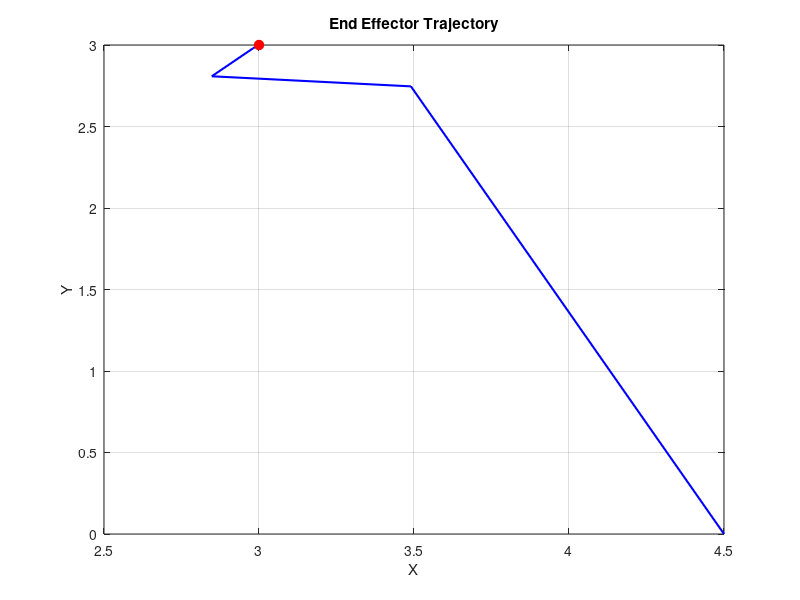

MATLAB code to generate this figure:
clear
clc 

% Link lengths 
L1 = 2;
L2 = 1.5;
L3 = 1;

% Desired end effector position 
x_target = 3; 
y_target = 3;  

% Initial joint angles 
theta1 = 0;  
theta2 = 0;  
theta3 = 0;  

x_k_traj = zeros(2);
% Tolerance for convergence 
tolerance = 1e-5; 


error_x = 10;
error_y = 10;
% Function to calculate forward kinematics 
forward_kinematics = @(theta1, theta2, theta3) [L1 * cos(theta1) + L2 * cos(theta1 + theta2) + L3 * cos(theta1 + theta2 + theta3);
                                                L1 * sin(theta1) + L2 * sin(theta1 + theta2) + L3 * sin(theta1 + theta2 + theta3)];
i = 1; 
% Iterative inverse kinematics using Jacobian Transpose method
while(abs(error_x) > tolerance && abs(error_y) > tolerance)
    % Calculate current end effector position
    current_pos = forward_kinematics(theta1, theta2, theta3);
    x_current = current_pos(1);
    y_current = current_pos(2);
    x_k_traj(:, i) = [x_current;y_current];
    i = i+1; 
    % Error between desired and current end effector position
    error_x = x_target - x_current;
    error_y = y_target - y_current;
    
    % Calculate Jacobian matrix
    J11 = -L1 * sin(theta1) - L2 * sin(theta1 + theta2) - L3 * sin(theta1 + theta2 + theta3);
    J12 = -L2 * sin(theta1 + theta2) - L3 * sin(theta1 + theta2 + theta3);
    J13 = -L3 * sin(theta1 + theta2 + theta3);
    J21 = L1 * cos(theta1) + L2 * cos(theta1 + theta2) + L3 * cos(theta1 + theta2 + theta3);
    J22 = L2 * cos(theta1 + theta2) + L3 * cos(theta1 + theta2 + theta3);
    J23 = L3 * cos(theta1 + theta2 + theta3);
    J = [J11, J12, J13;
         J21, J22, J23];
    
    % Calculate pseudo-inverse of Jacobian matrix
    J_pseudo_inv = pinv(J);
    
    % Calculate delta_theta
    delta_theta = J_pseudo_inv * [error_x; error_y];
    
    % Update joint angles
    theta1 = theta1 + delta_theta(1);
    theta2 = theta2 + delta_theta(2);
    theta3 = theta3 + delta_theta(3);
end
figure;
plot(x_k_traj(1, :), x_k_traj(2, :), 'b-', 'LineWidth', 1.5);
hold on;
plot(x_target, y_target, 'ro', 'MarkerSize', 7,'MarkerFaceColor', 'r');
xlabel('X');
ylabel('Y');
title('End Effector Trajectory');
grid on;
% Print the final joint angles 
fprintf('Final Joint Angles:\n');
fprintf('Theta1: %f\n', theta1);
fprintf('Theta2: %f\n', theta2);
fprintf('Theta3: %f\n', theta3);

% checking the result 
x = L1 * cos(theta1) + L2 * cos(theta1 + theta2) + L3 * cos(theta1 + theta2 + theta3)
y = L1 * sin(theta1) + L2 * sin(theta1 + theta2) + L3 * sin(theta1 + theta2 + theta3)